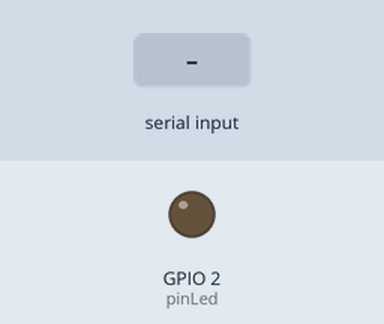
This program was run on a simulated ESP32. Shown: output pins drawn as LEDs (lit = HIGH). Dashed ring = blinking. Inputs (shaded band) come from the test bench. Nothing arrives over Bluetooth unless stated; what the program prints to the serial monitor is not drawn.

Above: at 1.2 s.
1.3 s: "pisca\n" received over the second serial link
At 1.45 s:
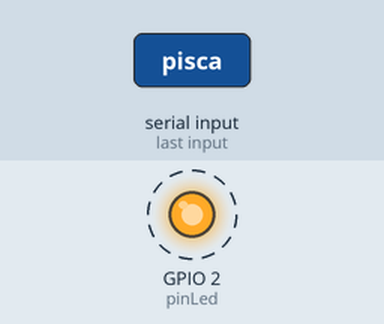
4.3 s: "vel\n" received over the second serial link
5.8 s: "liga\n" received over the second serial link
At 6.4 s:
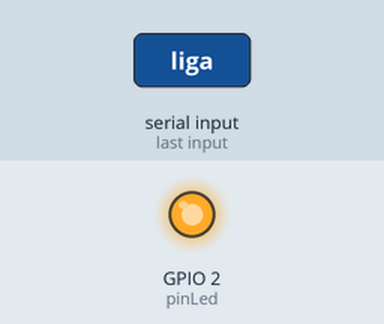
7.3 s: "desliga\n" received over the second serial link
At 7.6 s:
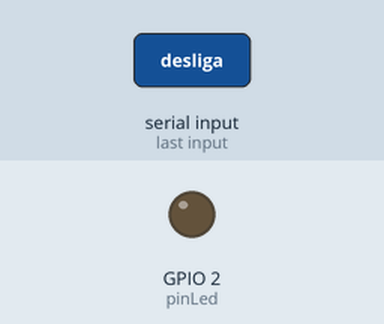
Timing chart, 0 to 9.8 s (numbered marks = the images above; inputs shaded):
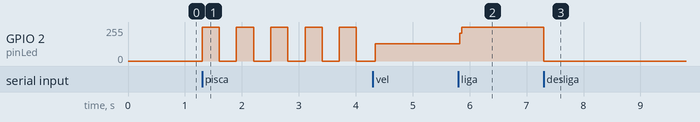

The program:

main.cpp
```cpp
#include <Arduino.h>
#include <BluetoothSerial.h>

#define pinLed 2

BluetoothSerial SerialBT;

// * ESP SLAVE
void setup() {
  Serial.begin(9600);
  pinMode(pinLed, OUTPUT);

  if(!SerialBT.begin("SlaveGiuliano")){
    Serial.println("Erro ao iniciar a conexão Bluetooth no modo Slave");
  }
}

void loop() {
  static bool estadoLed = false;
  static bool piscaLed = false;
  static float velocidadeFloat = 300;
  String velocidadeStr = " ";

  if(Serial.available()){
    String comando = Serial.readStringUntil('\n');
    comando.trim();
    comando.toLowerCase();
    SerialBT.println(comando);
  }

  if(SerialBT.available()){
    String resposta = SerialBT.readStringUntil('\n');
    resposta.trim();
    resposta.toLowerCase();
    Serial.printf("Comando recebido: %s\n\r", resposta);

    // Casos de controle do LED
    if (resposta.equals("liga") || resposta.equals("ligar")){
      estadoLed = true;
      piscaLed = false;
    } else if (resposta.equals("desliga") || resposta.equals("desligar")){
      estadoLed = false;
      piscaLed = false;
    } else if (resposta.equals("pisca") || resposta.equals("piscar")){
      piscaLed = true;
    } else if (resposta.startsWith("vel")){
      int tamanhoResposta = resposta.length();
      String valorString = resposta.substring(4, tamanhoResposta);
      velocidadeFloat = valorString.toFloat() * 1000;
      Serial.println("Velocidade definida: " + String(velocidadeFloat) + " ms");
    } else if (resposta.equals("rapido")){
      if (velocidadeFloat > 100) {
        velocidadeFloat -= 100;
        Serial.println("Aumentando a velocidade para: " + String(velocidadeFloat) + " ms");
      } else {
        Serial.println("Velocidade já no máximo.");
      }
    } else if (resposta.equals("devagar") || resposta.equals("lento")) {
      velocidadeFloat += 100;
      Serial.println("Diminuindo a velocidade para: " + String(velocidadeFloat) + " ms");
    } else if (resposta.equals("ajuda") || resposta.equals("help")){
      Serial.println("Comandos disponíveis:");
      Serial.println("   liga - Liga o LED");
      Serial.println("desliga - Desliga o LED");
      Serial.println("  pisca - Faz o LED piscar");
      Serial.println(" rapido - Aumenta a velocidade do piscar");
      Serial.println("devagar - Diminui a velocidade do piscar");
      Serial.println("    vel - Define a velocidade do piscar");
      Serial.println("  ajuda - Mostra os comandos disponíveis");
    } else {
      Serial.println("Comando inválido. Digite 'ajuda' para ver os comandos disponíveis.");
    }
  }

  // Função piscaLed
  unsigned long tempoAtual = millis();
  static unsigned long tempoInicial = 0;
  if (piscaLed) {
    if (tempoAtual - tempoInicial > velocidadeFloat) {
      estadoLed = !estadoLed;
      tempoInicial = tempoAtual;
    }
  }

  // Atualiza o estado do LED
  digitalWrite(pinLed, estadoLed);
}
```

Measured:
- after the input at 1.3 s, GPIO 2 (pinLed): alternates 255/255 for 0.30 s and 0/255 for 0.30 s, starting at once
- after the input at 5.8 s, GPIO 2 (pinLed): 128/255 → 255/255 at once
- after the input at 7.3 s, GPIO 2 (pinLed): 255/255 → 0/255 at once
